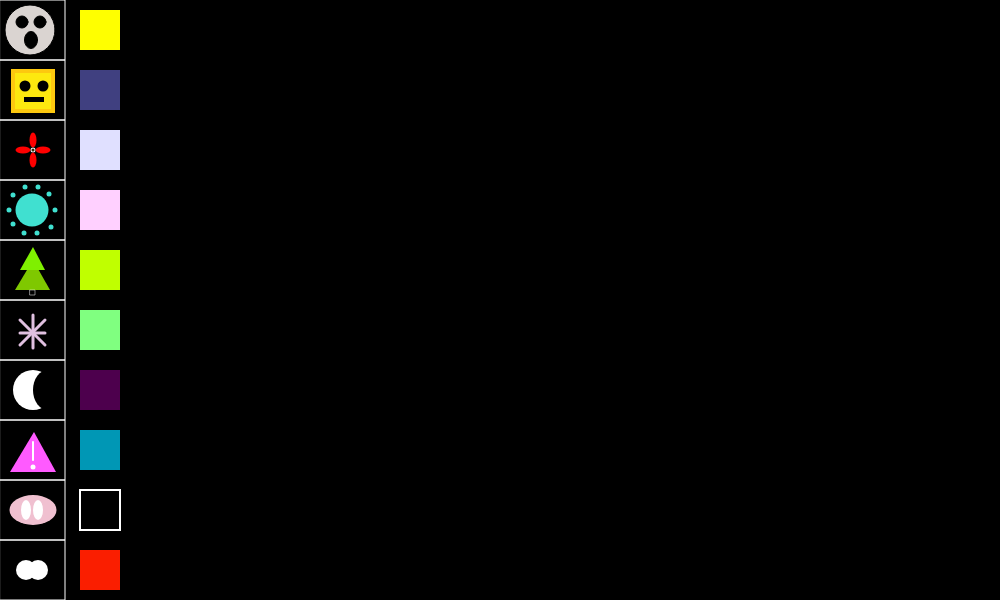
Frame 1 (no input)
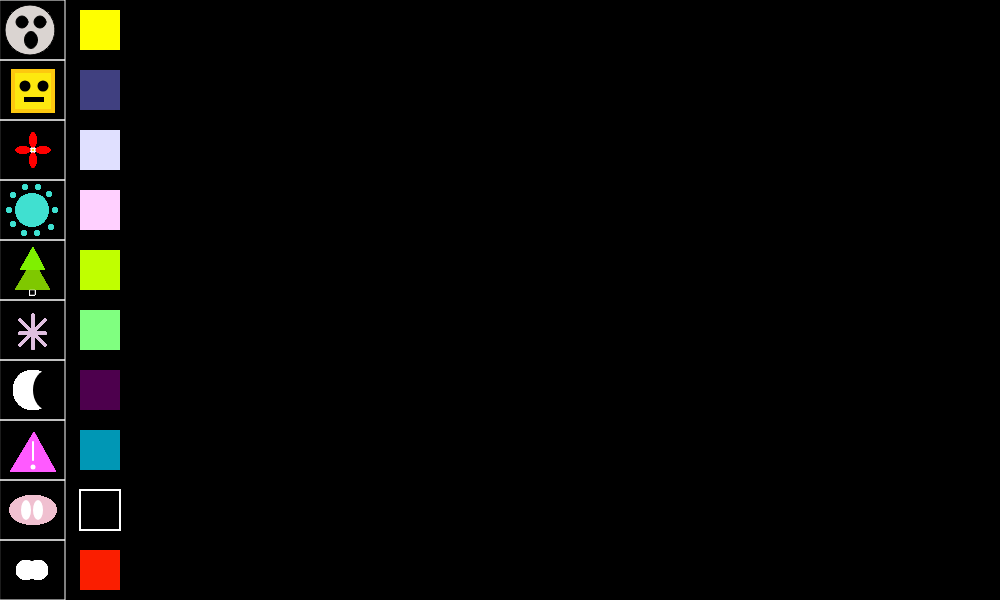
Frame 60 (no input)
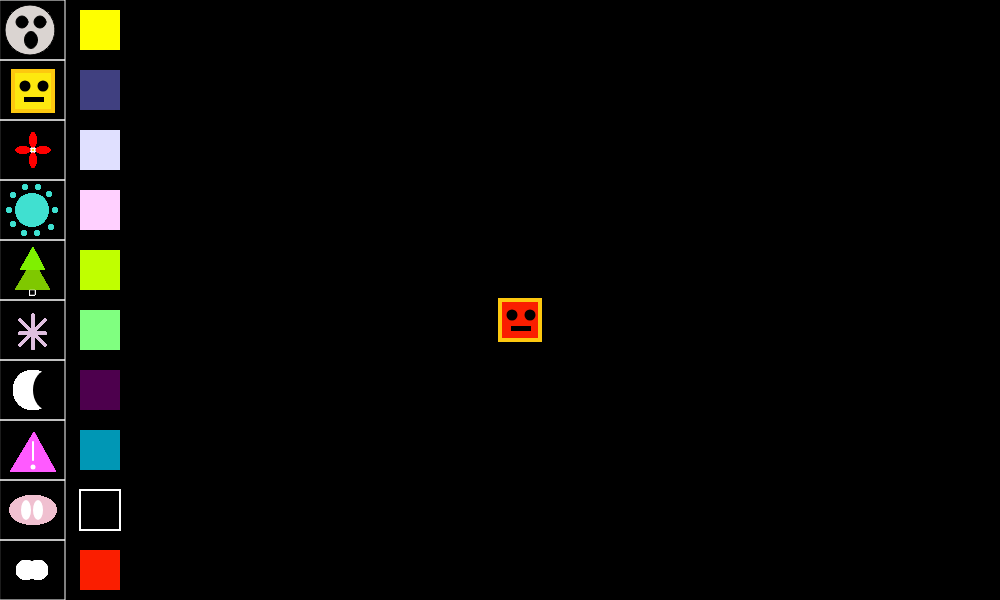
Frame 120 (the mouse pressed at the canvas centre since frame 60)

The p5.js sketch that drew these frames (run headless with seeded random() and noise() and a simulated clock; from frame 60 on, the mouse is pressed at the canvas centre):

// p5.js sketch
// ── sketch.js
var posx= 0
var posy= 0

var herramienta =0;
var colorselect =0;

var x =30;
var robotx =13;
var roboty= 71;
var robott=40;
var florx=33;
var flory=150;
var solx= 30;
var soly=210;
var arboly= 270;
var arbolx=30;
var llax=20;
var llay=320;
var lunax=33;
var lunay=390;
var plx= 33;
var ply =467;
var nx=33;
var ny=510;
var bx=33;
var by=570;

var c1= 64;
var c2=224;
var c3=208;
var c4=192;
var c5=128;
var c6=77;
var c7=255;
var c8=181;
var c9=30;
var c10= 0;

function setup() {
createCanvas (1000,600);
background (0);

for (var nf = 0; nf <10; nf = nf +1){
  for (var f=0; f<1; f = f +1){
    noFill();
    stroke (255);
    rect (posx, posy, 65,60);
    posx = posx +60;
  }
    posx= 0;
    posy = posy +60;
}
    
}

function draw() {
  
  
  // cara
  stroke (0);
  strokeWeight (1);
  fill (218,212,209);
  ellipse (x,x,50,50);
  fill (0);
  ellipse (x-8,x-8,12,12);
  ellipse (x+10,x-8,12,12);
  ellipse (x+1,x+10,13,17);
  
  //robot
  stroke (253,200,15);
  strokeWeight (4);
  fill (253,232,15);
	rect (robotx,roboty,robott,robott);
  fill (0);
  noStroke();
  ellipse (robotx+12, roboty+15,11,11);
  ellipse (robotx+30, roboty+15,11,11);
  rect (robotx+11, roboty+26,20,5);
  
  //flor
  stroke(255);
  fill (253,232,15);
  ellipse (florx, flory, 1,1);
  noStroke();
  fill (255,0,0);
  ellipse (florx+10, flory, 15,7);
  ellipse (florx-10, flory, 15,7); 
  ellipse (florx, flory-10, 7,15);
  ellipse (florx, flory+10, 7,15);
  //ellipse (florx+15, flory, 20,7);
  //ellipse (florx+15, flory, 20,7);
 
  //sol
  fill (64,224,208);
  ellipse (solx+2, soly, 33,33);
  //fill (255);
  ellipse (solx-5,soly-23,5,5);
  ellipse (solx+7, soly+23,5,5);
  ellipse (solx+25, soly,5,5);
  ellipse (solx-21, soly,5,5);
  ellipse (solx+21, soly+17,5,5);
  ellipse (solx-17, soly+14,5,5);
  ellipse (solx-17, soly-15,5,5);
  ellipse (solx+19, soly-16,5,5);
  ellipse (solx-6, soly+23,5,5);
  ellipse (solx+8, soly-23,5,5);
  
  //arbol 
 
  fill (127, 200,0);
  triangle (arbolx-15, arboly+20, arbolx+3,arboly-10, arbolx+20,arboly+20);
  fill (127,240,0);
  triangle (arbolx-10, arboly, arbolx+3, arboly-23, arbolx+15,arboly);
  stroke(255);
  strokeWeight (0.5);
  fill (0);
  rect (arbolx,arboly+20, 5,5);
  
  //estrella
  strokeWeight (3);
  stroke (224,192,224);
  line (llax, llay, llax+25, llay+25);
  line (llax+25, llay, llax, llay+25);
  line (llax+13, llay-5, llax+13, llay+28);
  line (llax, llay+13, llax+25, llay+13);
  
  //luna
  noStroke();
  fill (255);
	ellipse (lunax, lunay, 40,40);
  fill (0);
  ellipse (lunax+15,lunay,30,40);
  
  //peligro
  fill (255,90,255);
	triangle (plx-23, ply+5, plx+1,ply-35,plx+23,ply+5);
  strokeWeight (2);
  stroke (255);
  line (plx,ply-25, plx, ply-7);
  fill(255);
  noStroke();
  ellipse (plx, ply,5,5);
  
  //nariz
  fill (240,192,208);
  ellipse (nx,ny,47,30);
  fill (255);
  ellipse (nx+5,ny,10,20);
  ellipse (nx-7,ny,10,20);
  
  //blah
  fill (255);
  ellipse (bx+5,by,20,20);
  ellipse (bx-7,by,20,20);
  
  
  fill (c7,c7,c7-c7);
  rect (80,10,40,40);
  
  fill (c1,c1,c1+c1);
  rect (80,70,40,40);
  
  fill (c2,c2,c2+c2);
  rect (80,130,40,40);
  
  fill (c3+c3,c3,c3+c3+c3);
  rect (80,190,40,40);
  
  fill (c4,c4+c4,c4-c4);
  rect (80,250,40,40);
  
  fill (c5,c5+c5,c5);
  rect (80,310,40,40);
  
  fill (c6,c6-c6,c6);
  rect (80,370,40,40);
  
  fill (c8-200,c8-30,c8);
  rect (80,430,40,40);
  
  stroke(255);
  fill (c10);
  rect (80,490,40,40);
  noStroke ();
  
  fill (c9+220,c9,c9-30);
  rect (80,550,40,40);
  
  
  
  
  if (mouseIsPressed) {


    
    if (mouseX > solx && mouseX < solx +30 &&
			mouseY > soly && mouseY < soly+30) {
			herramienta = 3;
		} 
    
   if (mouseX > lunax && mouseX < lunax+30  &&
			mouseY > lunay && mouseY < lunay+30 ) {
			herramienta = 6;
		}
    
      if (mouseX > arbolx && mouseX < arbolx +30 &&
			mouseY > arboly && mouseY < arboly+30 ) {
			herramienta = 4;
		}
    
     //hfdjjgdj
    if (mouseX > x && mouseX < x+30  &&
			mouseY > x && mouseY < x+30 ) {
			herramienta = 1;
		}
    
     if (mouseX > plx && mouseX < plx +30 &&
		mouseY > ply && mouseY < ply+30 ) {
			herramienta = 7;
		}
    
     if (mouseX > nx && mouseX < nx +30 &&
		mouseY > ny && mouseY < ny+30 ) {
			herramienta = 8;
		}
    
     if (mouseX > florx && mouseX < florx+30  &&
			mouseY > flory && mouseY < flory+30 ) {
			herramienta = 2;
		}
    
    //ESTRELLA
    if (mouseX > llax && mouseX < llax + 30 &&
			mouseY > llay && mouseY < llay + 30) {
			herramienta = 5;
		}
    
    if (mouseX > robotx && mouseX < robotx + robott &&
			mouseY > roboty && mouseY < roboty + robott) {
			herramienta = 0;
		}
    
    if (mouseX > bx && mouseX < bx + 30 &&
			mouseY > by && mouseY < by + 30) {
			herramienta = 10;
		}
    
////COLOR/////////////////////////////////////////////////////////////
if (mouseX > 80 && mouseX < 80 + 40 &&
			mouseY > 10&& mouseY < 10 + 40) {
			colorselect = 1;
		}
 
    if (mouseX > 80 && mouseX < 80 + 40 &&
			mouseY > 70&& mouseY < 70 + 40) { //40 AREA
			colorselect = 2;
		}
    
    if (mouseX > 80 && mouseX < 80 + 40 &&
			mouseY > 130&& mouseY < 130 + 40) { //40 AREA
			colorselect = 3;
		}
    
    if (mouseX > 80 && mouseX < 80 + 40 &&
			mouseY > 190&& mouseY < 190 + 40) { //40 AREA
			colorselect = 4;
		}
    
    if (mouseX > 80 && mouseX < 80 + 40 &&
			mouseY > 250&& mouseY < 250 + 40) { //40 AREA
			colorselect = 5;
		}
    
    if (mouseX > 80 && mouseX < 80 + 40 &&
			mouseY > 310&& mouseY < 310 + 40) { //40 AREA
			colorselect = 6;
		}
    
    if (mouseX > 80 && mouseX < 80 + 40 &&
			mouseY > 370&& mouseY < 370 + 40) { //40 AREA
			colorselect = 7;
		}
    
    if (mouseX > 80 && mouseX < 80 + 40 &&
			mouseY > 430&& mouseY < 430 + 40) { //40 AREA
			colorselect = 8;
		}
    
    if (mouseX > 80 && mouseX < 80 + 40 &&
			mouseY > 490&& mouseY < 490 + 40) { //40 AREA
			colorselect = 10;
		}
    
    if (mouseX > 80 && mouseX < 80 + 40 &&
			mouseY > 550&& mouseY < 550 + 40) { //40 AREA
			colorselect = 9;
		}

    if (colorselect==1){
      fill (c7,c7,c7-c7);
      stroke (c7,c7,c7-c7);
}
    if (colorselect==2){
      fill (c1,c1,c1+c1);
      stroke (c1,c1,c1+c1);
}
    
    if (colorselect==3){
      fill (c2,c2,c2+c2);
      stroke (c2,c2,c2+c2);
}
    
    if (colorselect==4){
      fill (c3+c3,c3,c3+c3+c3);
      stroke (c3+c3,c3,c3+c3+c3);
}
    
    if (colorselect==5){
      fill (c4,c4+c4,c4-c4);
      stroke (c4,c4+c4,c4-c4);
}
    
    if (colorselect==6){
      fill (c5,c5+c5,c5);
      stroke (c5,c5+c5,c5);
}
    
    if (colorselect==7){
      fill (c6,c6-c6,c6);
      stroke (c6,c6-c6,c6);
}
    
    if (colorselect==8){
      fill (c8-200,c8-30,c8);
      stroke (c8-200,c8-30,c8);
}
    
    if (colorselect==9){
      fill (c9+220,c9,c9-30);
      stroke (c9+220,c9,c9-30);
}
    
    if (colorselect==10){
      fill (c10);
      stroke (c10);
}
    
    
    ////////////////////////////////////////////////////////////////
    
if (herramienta ==0){
  stroke(253,200,15);
  strokeWeight (4);
 //fill (253,232,15);
  rect (mouseX,mouseY,robott,robott);
  fill (0);
  noStroke();
  ellipse (mouseX+12, mouseY+15,11,11);
  ellipse (mouseX+30, mouseY+15,11,11);
  rect (mouseX+11, mouseY+26,20,5);
}
    
if (herramienta ==1){
   stroke (0);
  strokeWeight (1);
 // fill (218,212,209);
  ellipse (mouseX,mouseY,50,50);
  fill (0);
  ellipse (mouseX-8,mouseY-8,12,12);
  ellipse (mouseX+10,mouseY-8,12,12);
  ellipse (mouseX+1,mouseY+10,13,17);
  }
    
if (herramienta ==2){
   stroke(255);
 fill (253,232,15);
  ellipse (mouseX, mouseY, 1,1);
  noStroke();
  //fill (255,0,0);
  ellipse (mouseX+10, mouseY, 15,7);
  ellipse (mouseX-10, mouseY, 15,7); 
  ellipse (mouseX, mouseY-10, 7,15);
  ellipse (mouseX, mouseY+10, 7,15);
  }
    
if (herramienta ==3){
   // fill (64,224,208);
  ellipse (mouseX+2, mouseY, 33,33);
  //fill (255);
  ellipse (mouseX-5,mouseY-23,5,5);
  ellipse (mouseX+7, mouseY+23,5,5);
  ellipse (mouseX+25, mouseY,5,5);
  ellipse (mouseX-21, mouseY,5,5);
  ellipse (mouseX+21, mouseY+17,5,5);
  ellipse (mouseX-17, mouseY+14,5,5);
  ellipse (mouseX-17, mouseY-15,5,5);
  ellipse (mouseX+19, mouseY-16,5,5);
  ellipse (mouseX-6, mouseY+23,5,5);
  ellipse (mouseX+8, mouseY-23,5,5);
  }

if (herramienta ==4){
  //  fill (127, 200,0);
  triangle (mouseX-15, mouseY+20, mouseX+3,mouseY-10, mouseX+20,mouseY+20);
  //fill (127,240,0);
  triangle (mouseX-10, mouseY, mouseX+3, mouseY-23, mouseX+15,mouseY);
  stroke(255);
  strokeWeight (0.5);
  fill (0);
  rect (mouseX,mouseY+20, 5,5);
  }
    
if (herramienta ==5){
    strokeWeight (3);
  stroke (224,192,224);
  line (mouseX, mouseY, mouseX+25, mouseY+25);
  line (mouseX+25, mouseY, mouseX, mouseY+25);
  line (mouseX+13, mouseY-5, mouseX+13, mouseY+28);
  line (mouseX, mouseY+13, mouseX+25, mouseY+13);
}
if (herramienta ==6){
    noStroke();
 // fill (255);
	ellipse (mouseX, mouseY, 40,40);
  fill (0);
  ellipse (mouseX+15,mouseY,30,40);
}
if (herramienta ==7){
 //  fill (255,90,255);
	triangle (mouseX-23, mouseY+5, mouseX+1,mouseY-35,mouseX+23,mouseY+5);
  strokeWeight (2);
  stroke (255);
  line (mouseX,mouseY-25, mouseX, mouseY-7);
  fill(255);
  noStroke();
  ellipse (mouseX, mouseY,5,5);
}
    if (herramienta ==8){
      //fill (240,192,208);
  ellipse (mouseX,mouseY,47,30);
  fill (255);
  ellipse (mouseX+5,mouseY,10,20);
  ellipse (mouseX-7,mouseY,10,20);
}
    
    if (herramienta ==10){
       ellipse (mouseX+5,mouseY,20,20);
  ellipse (mouseX-7,mouseY,20,20);
}
}
}
      
      
